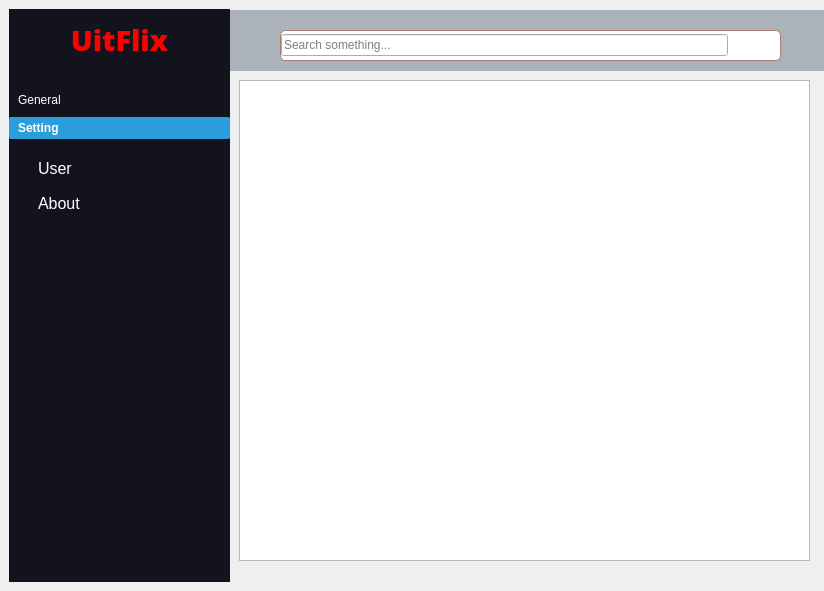
<?xml version="1.0" encoding="UTF-8"?>
<ui version="4.0">
 <class>MainWindow</class>
 <widget class="QMainWindow" name="MainWindow">
  <property name="geometry">
   <rect>
    <x>0</x>
    <y>0</y>
    <width>824</width>
    <height>591</height>
   </rect>
  </property>
  <property name="minimumSize">
   <size>
    <width>0</width>
    <height>0</height>
   </size>
  </property>
  <property name="maximumSize">
   <size>
    <width>16777215</width>
    <height>16777215</height>
   </size>
  </property>
  <property name="windowTitle">
   <string>MainWindow</string>
  </property>
  <property name="styleSheet">
   <string notr="true"/>
  </property>
  <widget class="QWidget" name="centralwidget">
   <widget class="QWidget" name="MainBody" native="true">
    <property name="geometry">
     <rect>
      <x>234</x>
      <y>9</y>
      <width>581</width>
      <height>573</height>
     </rect>
    </property>
    <widget class="QListWidget" name="listWidget">
     <property name="geometry">
      <rect>
       <x>5</x>
       <y>71</y>
       <width>571</width>
       <height>481</height>
      </rect>
     </property>
    </widget>
   </widget>
   <widget class="QWidget" name="MenuWidget" native="true">
    <property name="geometry">
     <rect>
      <x>9</x>
      <y>9</y>
      <width>221</width>
      <height>573</height>
     </rect>
    </property>
    <property name="styleSheet">
     <string notr="true">background-color: #13131d;
border:none;
color:white;</string>
    </property>
    <widget class="QToolBox" name="toolBox">
     <property name="geometry">
      <rect>
       <x>0</x>
       <y>80</y>
       <width>221</width>
       <height>341</height>
      </rect>
     </property>
     <property name="styleSheet">
      <string notr="true">#toolBox{
color:whitel;
}
#toolBox::tab{
padding-left:5px;
text-align:left;
border-radius:2px;
}
#toolBox::tab:selected{
background-color:#2d9cdb;
font-weight:bold;
}
#toolBox QPushButton
{
padding:5px 0px 5px 20px;
text-align:left;
border-radius:3px;
}
#toolBox QPushButton:hover{
background-color:#85C1E9;
}
#toolBox QPushButton:checked{
background-color:#4398D8;
}</string>
     </property>
     <property name="currentIndex">
      <number>1</number>
     </property>
     <widget class="QWidget" name="page">
      <property name="geometry">
       <rect>
        <x>0</x>
        <y>0</y>
        <width>221</width>
        <height>287</height>
       </rect>
      </property>
      <attribute name="label">
       <string>General</string>
      </attribute>
      <layout class="QVBoxLayout" name="verticalLayout">
       <item>
        <widget class="QPushButton" name="HomeButton">
         <property name="font">
          <font>
           <pointsize>12</pointsize>
          </font>
         </property>
         <property name="cursor">
          <cursorShape>PointingHandCursor</cursorShape>
         </property>
         <property name="focusPolicy">
          <enum>Qt::NoFocus</enum>
         </property>
         <property name="text">
          <string>Home</string>
         </property>
         <property name="icon">
          <iconset>
           <normaloff>C:/Users/Admin/OneDrive/Hình ảnh/App/home.png</normaloff>C:/Users/Admin/OneDrive/Hình ảnh/App/home.png</iconset>
         </property>
         <property name="iconSize">
          <size>
           <width>32</width>
           <height>32</height>
          </size>
         </property>
         <property name="checkable">
          <bool>true</bool>
         </property>
         <property name="autoExclusive">
          <bool>false</bool>
         </property>
        </widget>
       </item>
       <item>
        <widget class="QPushButton" name="AddButton">
         <property name="font">
          <font>
           <pointsize>12</pointsize>
          </font>
         </property>
         <property name="cursor">
          <cursorShape>PointingHandCursor</cursorShape>
         </property>
         <property name="focusPolicy">
          <enum>Qt::NoFocus</enum>
         </property>
         <property name="text">
          <string>Add</string>
         </property>
         <property name="icon">
          <iconset>
           <normaloff>D:/Downloads/video-camera.png</normaloff>D:/Downloads/video-camera.png</iconset>
         </property>
         <property name="iconSize">
          <size>
           <width>32</width>
           <height>32</height>
          </size>
         </property>
         <property name="checkable">
          <bool>true</bool>
         </property>
        </widget>
       </item>
       <item>
        <widget class="QPushButton" name="DelButton">
         <property name="font">
          <font>
           <pointsize>12</pointsize>
          </font>
         </property>
         <property name="cursor">
          <cursorShape>PointingHandCursor</cursorShape>
         </property>
         <property name="focusPolicy">
          <enum>Qt::NoFocus</enum>
         </property>
         <property name="text">
          <string>Delete</string>
         </property>
         <property name="icon">
          <iconset resource="resource.qrc">
           <normaloff>:/icons/icons/delete (1).png</normaloff>:/icons/icons/delete (1).png</iconset>
         </property>
         <property name="iconSize">
          <size>
           <width>32</width>
           <height>32</height>
          </size>
         </property>
         <property name="checkable">
          <bool>true</bool>
         </property>
        </widget>
       </item>
       <item>
        <spacer name="verticalSpacer">
         <property name="orientation">
          <enum>Qt::Vertical</enum>
         </property>
         <property name="sizeHint" stdset="0">
          <size>
           <width>20</width>
           <height>40</height>
          </size>
         </property>
        </spacer>
       </item>
      </layout>
     </widget>
     <widget class="QWidget" name="page_2">
      <property name="geometry">
       <rect>
        <x>0</x>
        <y>0</y>
        <width>221</width>
        <height>287</height>
       </rect>
      </property>
      <attribute name="label">
       <string>Setting</string>
      </attribute>
      <layout class="QVBoxLayout" name="verticalLayout_2">
       <item>
        <widget class="QPushButton" name="UserButton">
         <property name="font">
          <font>
           <pointsize>12</pointsize>
          </font>
         </property>
         <property name="cursor">
          <cursorShape>PointingHandCursor</cursorShape>
         </property>
         <property name="text">
          <string>User</string>
         </property>
         <property name="icon">
          <iconset resource="resource.qrc">
           <normaloff>:/icons/icons/user (1).png</normaloff>:/icons/icons/user (1).png</iconset>
         </property>
         <property name="iconSize">
          <size>
           <width>32</width>
           <height>32</height>
          </size>
         </property>
         <property name="checkable">
          <bool>true</bool>
         </property>
         <property name="autoExclusive">
          <bool>false</bool>
         </property>
        </widget>
       </item>
       <item>
        <widget class="QPushButton" name="AboutButton">
         <property name="font">
          <font>
           <pointsize>12</pointsize>
          </font>
         </property>
         <property name="cursor">
          <cursorShape>PointingHandCursor</cursorShape>
         </property>
         <property name="focusPolicy">
          <enum>Qt::NoFocus</enum>
         </property>
         <property name="text">
          <string>About</string>
         </property>
         <property name="icon">
          <iconset resource="resource.qrc">
           <normaloff>:/icons/icons/settings.png</normaloff>:/icons/icons/settings.png</iconset>
         </property>
         <property name="iconSize">
          <size>
           <width>32</width>
           <height>32</height>
          </size>
         </property>
         <property name="checkable">
          <bool>true</bool>
         </property>
         <property name="autoExclusive">
          <bool>false</bool>
         </property>
        </widget>
       </item>
       <item>
        <spacer name="verticalSpacer_2">
         <property name="orientation">
          <enum>Qt::Vertical</enum>
         </property>
         <property name="sizeHint" stdset="0">
          <size>
           <width>20</width>
           <height>40</height>
          </size>
         </property>
        </spacer>
       </item>
      </layout>
     </widget>
    </widget>
    <widget class="QLabel" name="LableTenApp">
     <property name="geometry">
      <rect>
       <x>0</x>
       <y>10</y>
       <width>221</width>
       <height>41</height>
      </rect>
     </property>
     <property name="palette">
      <palette>
       <active>
        <colorrole role="WindowText">
         <brush brushstyle="SolidPattern">
          <color alpha="255">
           <red>255</red>
           <green>0</green>
           <blue>0</blue>
          </color>
         </brush>
        </colorrole>
        <colorrole role="Button">
         <brush brushstyle="SolidPattern">
          <color alpha="255">
           <red>19</red>
           <green>19</green>
           <blue>29</blue>
          </color>
         </brush>
        </colorrole>
        <colorrole role="Text">
         <brush brushstyle="SolidPattern">
          <color alpha="255">
           <red>255</red>
           <green>0</green>
           <blue>0</blue>
          </color>
         </brush>
        </colorrole>
        <colorrole role="ButtonText">
         <brush brushstyle="SolidPattern">
          <color alpha="255">
           <red>255</red>
           <green>0</green>
           <blue>0</blue>
          </color>
         </brush>
        </colorrole>
        <colorrole role="Base">
         <brush brushstyle="SolidPattern">
          <color alpha="255">
           <red>19</red>
           <green>19</green>
           <blue>29</blue>
          </color>
         </brush>
        </colorrole>
        <colorrole role="Window">
         <brush brushstyle="SolidPattern">
          <color alpha="255">
           <red>19</red>
           <green>19</green>
           <blue>29</blue>
          </color>
         </brush>
        </colorrole>
       </active>
       <inactive>
        <colorrole role="WindowText">
         <brush brushstyle="SolidPattern">
          <color alpha="255">
           <red>255</red>
           <green>0</green>
           <blue>0</blue>
          </color>
         </brush>
        </colorrole>
        <colorrole role="Button">
         <brush brushstyle="SolidPattern">
          <color alpha="255">
           <red>19</red>
           <green>19</green>
           <blue>29</blue>
          </color>
         </brush>
        </colorrole>
        <colorrole role="Text">
         <brush brushstyle="SolidPattern">
          <color alpha="255">
           <red>255</red>
           <green>0</green>
           <blue>0</blue>
          </color>
         </brush>
        </colorrole>
        <colorrole role="ButtonText">
         <brush brushstyle="SolidPattern">
          <color alpha="255">
           <red>255</red>
           <green>0</green>
           <blue>0</blue>
          </color>
         </brush>
        </colorrole>
        <colorrole role="Base">
         <brush brushstyle="SolidPattern">
          <color alpha="255">
           <red>19</red>
           <green>19</green>
           <blue>29</blue>
          </color>
         </brush>
        </colorrole>
        <colorrole role="Window">
         <brush brushstyle="SolidPattern">
          <color alpha="255">
           <red>19</red>
           <green>19</green>
           <blue>29</blue>
          </color>
         </brush>
        </colorrole>
       </inactive>
       <disabled>
        <colorrole role="WindowText">
         <brush brushstyle="SolidPattern">
          <color alpha="255">
           <red>255</red>
           <green>0</green>
           <blue>0</blue>
          </color>
         </brush>
        </colorrole>
        <colorrole role="Button">
         <brush brushstyle="SolidPattern">
          <color alpha="255">
           <red>19</red>
           <green>19</green>
           <blue>29</blue>
          </color>
         </brush>
        </colorrole>
        <colorrole role="Text">
         <brush brushstyle="SolidPattern">
          <color alpha="255">
           <red>255</red>
           <green>0</green>
           <blue>0</blue>
          </color>
         </brush>
        </colorrole>
        <colorrole role="ButtonText">
         <brush brushstyle="SolidPattern">
          <color alpha="255">
           <red>255</red>
           <green>0</green>
           <blue>0</blue>
          </color>
         </brush>
        </colorrole>
        <colorrole role="Base">
         <brush brushstyle="SolidPattern">
          <color alpha="255">
           <red>19</red>
           <green>19</green>
           <blue>29</blue>
          </color>
         </brush>
        </colorrole>
        <colorrole role="Window">
         <brush brushstyle="SolidPattern">
          <color alpha="255">
           <red>19</red>
           <green>19</green>
           <blue>29</blue>
          </color>
         </brush>
        </colorrole>
       </disabled>
      </palette>
     </property>
     <property name="font">
      <font>
       <family>Open Sans ExtraBold</family>
       <pointsize>22</pointsize>
       <weight>75</weight>
       <bold>true</bold>
      </font>
     </property>
     <property name="styleSheet">
      <string notr="true">color:red;</string>
     </property>
     <property name="text">
      <string>UitFlix</string>
     </property>
     <property name="alignment">
      <set>Qt::AlignCenter</set>
     </property>
    </widget>
   </widget>
   <widget class="QWidget" name="SearchWidget" native="true">
    <property name="geometry">
     <rect>
      <x>230</x>
      <y>10</y>
      <width>601</width>
      <height>61</height>
     </rect>
    </property>
    <property name="styleSheet">
     <string notr="true">#SearchWidget{background-color:#ABB2B9;}</string>
    </property>
    <widget class="QFrame" name="Searchframe">
     <property name="geometry">
      <rect>
       <x>50</x>
       <y>20</y>
       <width>501</width>
       <height>31</height>
      </rect>
     </property>
     <property name="styleSheet">
      <string notr="true">#Searchframe{
border: 1px solid #aa7e6f;
border-radius:5px;
background-color: white;
}
QLineEdit { qproperty-frame: false }

#Searchframe QPushButton{
padding: 5px 5px;
border-radius:15px;
}
#Searchframe QPushButton:pressed{padding-left:10px}

</string>
     </property>
     <property name="frameShape">
      <enum>QFrame::StyledPanel</enum>
     </property>
     <property name="frameShadow">
      <enum>QFrame::Raised</enum>
     </property>
     <layout class="QHBoxLayout" name="horizontalLayout">
      <property name="spacing">
       <number>10</number>
      </property>
      <property name="leftMargin">
       <number>0</number>
      </property>
      <property name="topMargin">
       <number>0</number>
      </property>
      <property name="rightMargin">
       <number>0</number>
      </property>
      <property name="bottomMargin">
       <number>0</number>
      </property>
      <item>
       <widget class="QLineEdit" name="SearchLine">
        <property name="styleSheet">
         <string notr="true"/>
        </property>
        <property name="text">
         <string/>
        </property>
        <property name="placeholderText">
         <string>Search something...</string>
        </property>
       </widget>
      </item>
      <item>
       <widget class="QPushButton" name="pushButton_5">
        <property name="minimumSize">
         <size>
          <width>25</width>
          <height>25</height>
         </size>
        </property>
        <property name="text">
         <string/>
        </property>
        <property name="icon">
         <iconset resource="resource.qrc">
          <normaloff>:/icons/icons/search (1).png</normaloff>:/icons/icons/search (1).png</iconset>
        </property>
        <property name="iconSize">
         <size>
          <width>25</width>
          <height>25</height>
         </size>
        </property>
       </widget>
      </item>
     </layout>
    </widget>
   </widget>
  </widget>
 </widget>
 <resources>
  <include location="resource.qrc"/>
 </resources>
 <connections/>
</ui>
